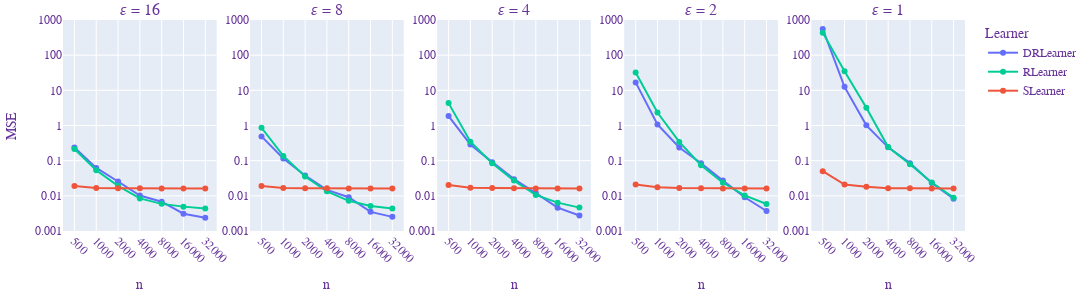

Notebook cell for this chart:
### Code cell
# MSE across learners
dataset = 'Voting'
epsilons = [16, 8, 4, 2, 1]

fig = make_subplots(
    rows=1, cols=len(epsilons),
    horizontal_spacing=0.037,
    subplot_titles=[f'𝜀 = {epsilon}' for epsilon in epsilons])

color_DRLearner, color_SLearner, color_RLearner = px.colors.qualitative.Plotly[0:3]
color_dict = {'DRLearner': color_DRLearner, 'SLearner1': color_SLearner, 'RLearner': color_RLearner}

for i, epsilon in enumerate(epsilons):
    results_plot = results[(results['dataset']==dataset) & 
                          (results['model']=='DPExplainableBoostingRegressor') &
                          (results['epsilon']==epsilon)]
    
    results_plot = results_plot.sort_values('data_size')
    results_by_learner = {learner: results_plot[results_plot['learner'] == learner]  
                          for learner in results_plot['learner'].unique()}
    if i == 0:
        showlegend = True
    else:
        showlegend = False
    
    for learner, result in sorted(results_by_learner.items()):
        data_sizes = result['data_size']
        fig.add_trace(go.Scatter(x=[1,2,3,4,5,6,7], y=result['MSE_mean'], 
                                 name=learner if learner != 'SLearner1' else 'SLearner',
                                 showlegend=showlegend,
                                 line={'color': color_dict[learner]}),
                      row=1, col=i+1)
    
fig.update_yaxes(type="log", range=[-3, 3])
    
fig.update_layout(
    yaxis_title="MSE",
    font=dict(
        family="Courier New, monospace",
        size=12,
        color="RebeccaPurple"
    ),
    margin=dict(
        t=20,
        b=10,
        l=10,
        r=10,
    ),
    legend_title_text='Learner',
    autosize=False,
      width=1_200,
      height=300
)

fig.update_xaxes(
    dict(
        title = "n",
        tickmode = 'array',
        tickvals = [1, 2, 3, 4, 5, 6, 7],
        ticktext = [500, 1000, 2000, 4000, 8000, 16000, 32000],
        tickangle=45,
    )
)

fig.write_image("plots/ATE_CATE2.png", height=300, width=1_200)
fig.show()

### Figure 1 — Plotly figure (JSON) as saved in the notebook; plotly's stock layout.template omitted (floating-point values rounded to 4 significant figures)
{"data": [{"line": {"color": "#636EFA"}, "name": "DRLearner", "showlegend": true, "type": "scatter", "x": [1, 2, 3, 4, 5, 6, 7], "xaxis": "x", "y": [0.2355, 0.06226, 0.02556, 0.01017, 0.006806, 0.003098, 0.002375], "yaxis": "y"}, {"line": {"color": "#00CC96"}, "name": "RLearner", "showlegend": true, "type": "scatter", "x": [1, 2, 3, 4, 5, 6, 7], "xaxis": "x", "y": [0.214, 0.05308, 0.0192, 0.008448, 0.00591, 0.004931, 0.004338], "yaxis": "y"}, {"line": {"color": "#EF553B"}, "name": "SLearner", "showlegend": true, "type": "scatter", "x": [1, 2, 3, 4, 5, 6, 7], "xaxis": "x", "y": [0.01904, 0.01673, 0.01654, 0.01633, 0.01624, 0.01617, 0.01613], "yaxis": "y"}, {"line": {"color": "#636EFA"}, "name": "DRLearner", "showlegend": false, "type": "scatter", "x": [1, 2, 3, 4, 5, 6, 7], "xaxis": "x2", "y": [0.4892, 0.1151, 0.03791, 0.01472, 0.009107, 0.0035, 0.002526], "yaxis": "y2"}, {"line": {"color": "#00CC96"}, "name": "RLearner", "showlegend": false, "type": "scatter", "x": [1, 2, 3, 4, 5, 6, 7], "xaxis": "x2", "y": [0.8634, 0.1361, 0.03555, 0.01341, 0.007216, 0.005116, 0.004347], "yaxis": "y2"}, {"line": {"color": "#EF553B"}, "name": "SLearner", "showlegend": false, "type": "scatter", "x": [1, 2, 3, 4, 5, 6, 7], "xaxis": "x2", "y": [0.019, 0.01668, 0.01653, 0.01634, 0.01625, 0.01618, 0.01612], "yaxis": "y2"}, {"line": {"color": "#636EFA"}, "name": "DRLearner", "showlegend": false, "type": "scatter", "x": [1, 2, 3, 4, 5, 6, 7], "xaxis": "x3", "y": [1.855, 0.2895, 0.09084, 0.02986, 0.01196, 0.004617, 0.002769], "yaxis": "y3"}, {"line": {"color": "#00CC96"}, "name": "RLearner", "showlegend": false, "type": "scatter", "x": [1, 2, 3, 4, 5, 6, 7], "xaxis": "x3", "y": [4.329, 0.3451, 0.08487, 0.02716, 0.01061, 0.0064, 0.004625], "yaxis": "y3"}, {"line": {"color": "#EF553B"}, "name": "SLearner", "showlegend": false, "type": "scatter", "x": [1, 2, 3, 4, 5, 6, 7], "xaxis": "x3", "y": [0.02037, 0.01709, 0.01663, 0.01637, 0.01623, 0.01617, 0.01612], "yaxis": "y3"}, {"line": {"color": "#636EFA"}, "name": "DRLearner", "showlegend": false, "type": "scatter", "x": [1, 2, 3, 4, 5, 6, 7], "xaxis": "x4", "y": [16.81, 1.073, 0.2374, 0.08446, 0.02712, 0.009107, 0.00371], "yaxis": "y4"}, {"line": {"color": "#00CC96"}, "name": "RLearner", "showlegend": false, "type": "scatter", "x": [1, 2, 3, 4, 5, 6, 7], "xaxis": "x4", "y": [32.36, 2.33, 0.3408, 0.07429, 0.02349, 0.01028, 0.005877], "yaxis": "y4"}, {"line": {"color": "#EF553B"}, "name": "SLearner", "showlegend": false, "type": "scatter", "x": [1, 2, 3, 4, 5, 6, 7], "xaxis": "x4", "y": [0.02087, 0.01761, 0.0166, 0.01639, 0.01627, 0.01617, 0.01612], "yaxis": "y4"}, {"line": {"color": "#636EFA"}, "name": "DRLearner", "showlegend": false, "type": "scatter", "x": [1, 2, 3, 4, 5, 6, 7], "xaxis": "x5", "y": [554.3, 12.54, 1.011, 0.2392, 0.0851, 0.02312, 0.008243], "yaxis": "y5"}, {"line": {"color": "#00CC96"}, "name": "RLearner", "showlegend": false, "type": "scatter", "x": [1, 2, 3, 4, 5, 6, 7], "xaxis": "x5", "y": [437.4, 34.63, 3.213, 0.2446, 0.07918, 0.02391, 0.008883], "yaxis": "y5"}, {"line": {"color": "#EF553B"}, "name": "SLearner", "showlegend": false, "type": "scatter", "x": [1, 2, 3, 4, 5, 6, 7], "xaxis": "x5", "y": [0.0501, 0.02097, 0.01825, 0.01642, 0.01634, 0.0162, 0.01613], "yaxis": "y5"}], "layout": {"annotations": [{"font": {"size": 16}, "showarrow": false, "text": "𝜀 = 16", "x": 0.0852, "xanchor": "center", "xref": "paper", "y": 1, "yanchor": "bottom", "yref": "paper"}, {"font": {"size": 16}, "showarrow": false, "text": "𝜀 = 8", "x": 0.2926, "xanchor": "center", "xref": "paper", "y": 1, "yanchor": "bottom", "yref": "paper"}, {"font": {"size": 16}, "showarrow": false, "text": "𝜀 = 4", "x": 0.5, "xanchor": "center", "xref": "paper", "y": 1, "yanchor": "bottom", "yref": "paper"}, {"font": {"size": 16}, "showarrow": false, "text": "𝜀 = 2", "x": 0.7074, "xanchor": "center", "xref": "paper", "y": 1, "yanchor": "bottom", "yref": "paper"}, {"font": {"size": 16}, "showarrow": false, "text": "𝜀 = 1", "x": 0.9148, "xanchor": "center", "xref": "paper", "y": 1, "yanchor": "bottom", "yref": "paper"}], "autosize": false, "font": {"color": "RebeccaPurple", "family": "Courier New, monospace", "size": 12}, "height": 300, "legend": {"title": {"text": "Learner"}}, "margin": {"b": 10, "l": 10, "r": 10, "t": 20}, "width": 1200, "xaxis": {"anchor": "y", "domain": [0, 0.1704], "tickangle": 45, "tickmode": "array", "ticktext": [500, 1000, 2000, 4000, 8000, 16000, 32000], "tickvals": [1, 2, 3, 4, 5, 6, 7], "title": {"text": "n"}}, "xaxis2": {"anchor": "y2", "domain": [0.2074, 0.3778], "tickangle": 45, "tickmode": "array", "ticktext": [500, 1000, 2000, 4000, 8000, 16000, 32000], "tickvals": [1, 2, 3, 4, 5, 6, 7], "title": {"text": "n"}}, "xaxis3": {"anchor": "y3", "domain": [0.4148, 0.5852], "tickangle": 45, "tickmode": "array", "ticktext": [500, 1000, 2000, 4000, 8000, 16000, 32000], "tickvals": [1, 2, 3, 4, 5, 6, 7], "title": {"text": "n"}}, "xaxis4": {"anchor": "y4", "domain": [0.6222, 0.7926], "tickangle": 45, "tickmode": "array", "ticktext": [500, 1000, 2000, 4000, 8000, 16000, 32000], "tickvals": [1, 2, 3, 4, 5, 6, 7], "title": {"text": "n"}}, "xaxis5": {"anchor": "y5", "domain": [0.8296, 1], "tickangle": 45, "tickmode": "array", "ticktext": [500, 1000, 2000, 4000, 8000, 16000, 32000], "tickvals": [1, 2, 3, 4, 5, 6, 7], "title": {"text": "n"}}, "yaxis": {"anchor": "x", "domain": [0, 1], "range": [-3, 3], "title": {"text": "MSE"}, "type": "log"}, "yaxis2": {"anchor": "x2", "domain": [0, 1], "range": [-3, 3], "type": "log"}, "yaxis3": {"anchor": "x3", "domain": [0, 1], "range": [-3, 3], "type": "log"}, "yaxis4": {"anchor": "x4", "domain": [0, 1], "range": [-3, 3], "type": "log"}, "yaxis5": {"anchor": "x5", "domain": [0, 1], "range": [-3, 3], "type": "log"}}}
